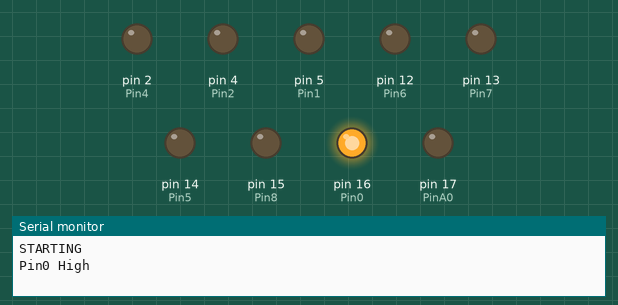
This sketch was run on a simulated Arduino Uno, built with avr-gcc and run on an emulated ATmega328P. Shown: output pins drawn as LEDs (lit = HIGH), the last lines printed to the serial monitor. Pins used as bus, display or sensor lines are not drawn.

Above: at 0.1 s.
At 8.1 s:
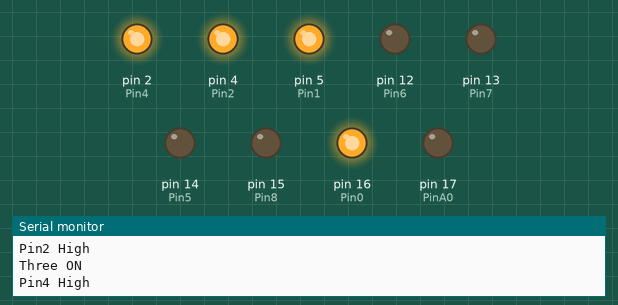
At 16.1 s:
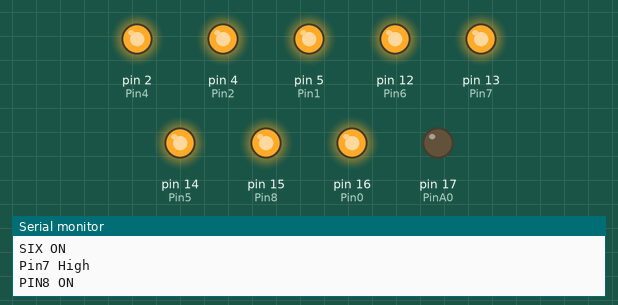
At 22.1 s:
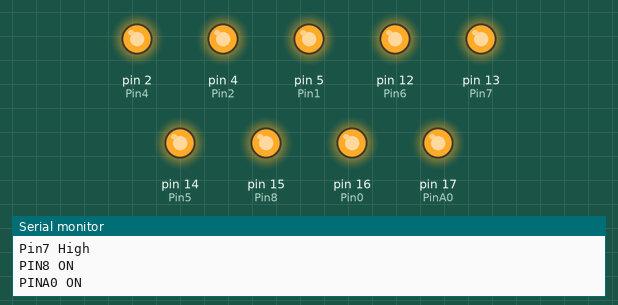
At 24.1 s:
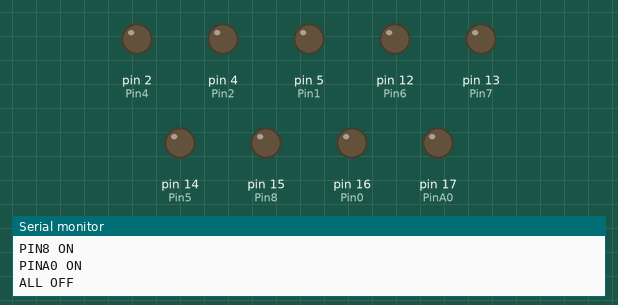
At 38.1 s:
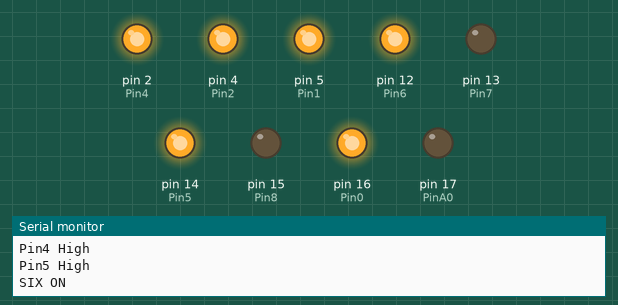
Timing chart, 0 to 39.6 s (numbered marks = the images above):
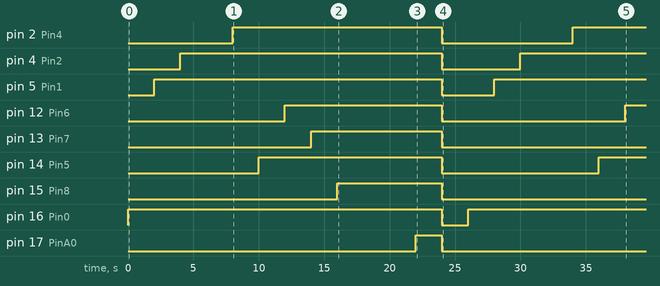

The sketch:

customized_Blink.ino
```cpp
int Pin0 = 16;
int Pin1 = 5;

int Pin2 = 4;
int Pin3 = 0;

int Pin4 = 2;
int Pin5 = 14;

int Pin6 = 12;
int Pin7 = 13;

int Pin8 = 15;
int PinA0 = 17;

void setup() {
  // initialize digital pin 13 as an output.
  Serial.begin(115200);
  pinMode(Pin0, OUTPUT);
  pinMode(Pin1, OUTPUT);
  pinMode(Pin2, OUTPUT);
  pinMode(Pin3, OUTPUT);
  pinMode(Pin4, OUTPUT);
  pinMode(Pin5, OUTPUT);
  pinMode(Pin6, OUTPUT);
  pinMode(Pin7, OUTPUT);
  pinMode(Pin8, OUTPUT);

  pinMode(PinA0, OUTPUT);
}

// the loop function runs over and over again forever
void loop() {
  Serial.println("STARTING");

  digitalWrite(Pin0, HIGH);    // turn the LEPin off by making the voltage LOW
  Serial.println("Pin0 High");
  delay(2000);

  digitalWrite(Pin1, HIGH);    // turn the LEPin off by making the voltage LOW
  Serial.println("Pin1 High");
  delay(2000);

  digitalWrite(Pin2, HIGH);
  Serial.println("Pin2 High");
  delay(2000);

  digitalWrite(Pin3, HIGH);   // turn the LEPin on (HIGH is the voltage level)
  Serial.println("Three ON");
  delay(2000);

  digitalWrite(Pin4, HIGH);    // turn the LEPin off by making the voltage LOW
  Serial.println("Pin4 High");
  delay(2000);

  digitalWrite(Pin5, HIGH);
  Serial.println("Pin5 High");
  delay(2000);

  digitalWrite(Pin6, HIGH);   // turn the LEPin on (HIGH is the voltage level)
  Serial.println("SIX ON");
  delay(2000);

  digitalWrite(Pin7, HIGH);
  Serial.println("Pin7 High");
  delay(2000);

  digitalWrite(Pin8, HIGH);   // turn the LEPin on (HIGH is the voltage level)
  Serial.println("PIN8 ON");
  delay(2000);

  analogWrite(PinA0, 100);   // turn the LEPin on (HIGH is the voltage level)
  delay(2000);
  analogWrite(PinA0, 50);
  delay(2000);
  analogWrite(PinA0, 200);
  Serial.println("PINA0 ON");
  delay(2000);

  digitalWrite(Pin0, LOW);
  digitalWrite(Pin1, LOW);
  digitalWrite(Pin2, LOW);
  digitalWrite(Pin3, LOW);
  digitalWrite(Pin4, LOW);
  digitalWrite(Pin5, LOW);
  digitalWrite(Pin6, LOW);
  digitalWrite(Pin7, LOW);
  digitalWrite(Pin8, LOW);
  analogWrite(PinA0, 10);
  Serial.println("ALL OFF");
  delay(2000);
}
```

Measured:
- by itself, pin 2 (Pin4): LOW → HIGH at 8.0 s, → LOW 16.0 s later, → HIGH 10.0 s later
- by itself, pin 4 (Pin2): LOW → HIGH at 4.0 s, → LOW 20.0 s later, → HIGH 6.0 s later
- by itself, pin 5 (Pin1): LOW → HIGH at 2.0 s, → LOW 22.0 s later, → HIGH 4.0 s later
- by itself, pin 12 (Pin6): LOW → HIGH at 12.0 s, → LOW 12.0 s later, → HIGH 14.0 s later
- by itself, pin 13 (Pin7): LOW → HIGH at 14.0 s, → LOW 10.0 s later
- by itself, pin 14 (Pin5): LOW → HIGH at 10.0 s, → LOW 14.0 s later, → HIGH 12.0 s later
- by itself, pin 15 (Pin8): LOW → HIGH at 16.0 s, → LOW 8.0 s later
- by itself, pin 16 (Pin0): LOW → HIGH at 0.00 s, → LOW 24.0 s later, → HIGH 2.0 s later
